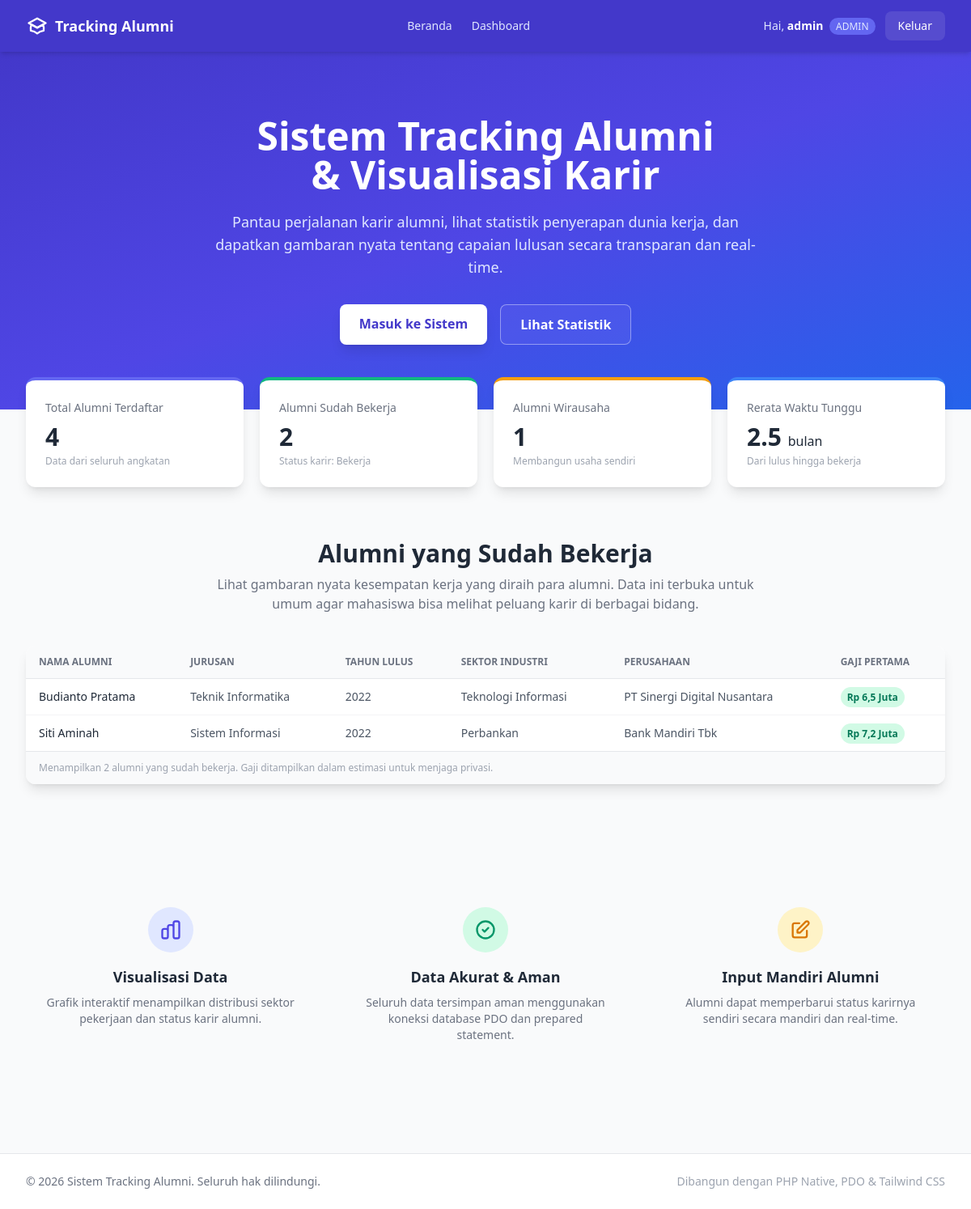
The page / (signed in) on the database its author committed.
### tables this page shows
CREATE TABLE tabel_karir (
    id INT(11) NOT NULL AUTO_INCREMENT,
    alumni_id INT(11) NOT NULL,
    status ENUM('Bekerja', 'Wirausaha', 'Kuliah', 'Mencari Kerja') NOT NULL,
    sektor_industri VARCHAR(100) DEFAULT NULL,
    nama_perusahaan VARCHAR(150) DEFAULT NULL,
    gaji_pertama DECIMAL(15,2) DEFAULT 0,
    waktu_tunggu_bulan INT(11) DEFAULT 0,
    updated_at TIMESTAMP NOT NULL DEFAULT CURRENT_TIMESTAMP ON UPDATE CURRENT_TIMESTAMP,
    PRIMARY KEY (id),
    UNIQUE KEY unique_alumni_karir (alumni_id),
    CONSTRAINT fk_karir_alumni
        FOREIGN KEY (alumni_id) REFERENCES tabel_alumni(id)
        ON DELETE CASCADE
        ON UPDATE CASCADE
);

CREATE TABLE tabel_alumni (
    id INT(11) NOT NULL AUTO_INCREMENT,
    user_id INT(11) NOT NULL,
    nim VARCHAR(20) NOT NULL UNIQUE,
    nama VARCHAR(100) NOT NULL,
    jurusan VARCHAR(100) NOT NULL,
    tahun_lulus YEAR NOT NULL,
    email VARCHAR(100) NOT NULL UNIQUE,
    created_at TIMESTAMP NOT NULL DEFAULT CURRENT_TIMESTAMP,
    PRIMARY KEY (id),
    CONSTRAINT fk_alumni_user
        FOREIGN KEY (user_id) REFERENCES tabel_users(id)
        ON DELETE CASCADE
        ON UPDATE CASCADE
);

### index.php (the view, shortened to what this page needs)
<?php
require_once __DIR__ . '/koneksi.php';
$totalAlumni = (int) $koneksi->query('SELECT COUNT(*) AS total FROM tabel_alumni')->fetch()['total'];
$totalBekerja = (int) $koneksi->query(
    "SELECT COUNT(*) AS total FROM tabel_karir WHERE status = 'Bekerja'"
)->fetch()['total'];
$totalWirausaha = (int) $koneksi->query(
    "SELECT COUNT(*) AS total FROM tabel_karir WHERE status = 'Wirausaha'"
)->fetch()['total'];
$rataTungguRow = $koneksi->query(
    "SELECT AVG(waktu_tunggu_bulan) AS rata FROM tabel_karir WHERE status = 'Bekerja'"
)->fetch();
$rataTunggu = $rataTungguRow['rata'] !== null ? round((float) $rataTungguRow['rata'], 1) : 0;
$stmtBekerja = $koneksi->query(
    "SELECT a.nama, a.jurusan, a.tahun_lulus, k.sektor_industri, k.nama_perusahaan, k.gaji_pertama
     FROM tabel_karir k
     INNER JOIN tabel_alumni a ON a.id = k.alumni_id
     WHERE k.status = 'Bekerja'
     ORDER BY k.updated_at DESC"
);
$alumniBekerja = $stmtBekerja->fetchAll();
function formatGajiSamar($gaji) {
    $gaji = (float) $gaji;
    $jutaan = $gaji / 1000000;
    return 'Rp ' . number_format($jutaan, 1, ',', '.') . ' Juta';
}
require_once __DIR__ . '/components/header.php';
?>
<header class="bg-gradient-to-br from-indigo-700 via-indigo-600 to-blue-600">
    <div class="max-w-7xl mx-auto px-4 sm:px-6 lg:px-8 py-20 text-center">
        <h1 class="text-3xl sm:text-5xl font-extrabold text-white leading-tight">
            Sistem Tracking Alumni <br class="hidden sm:block"> &amp; Visualisasi Karir
        </h1>
        <p class="mt-5 text-indigo-100 text-lg max-w-2xl mx-auto">
            Pantau perjalanan karir alumni, lihat statistik penyerapan dunia kerja,
            dan dapatkan gambaran nyata tentang capaian lulusan secara transparan dan real-time.
        </p>
        <div class="mt-8 flex justify-center gap-4">
            <a href="login.php" class="bg-white text-indigo-700 font-semibold px-6 py-3 rounded-lg shadow-lg hover:bg-indigo-50 transition">
                Masuk ke Sistem
            </a>
            <a href="#statistik" class="bg-indigo-500/30 text-white border border-white/40 font-semibold px-6 py-3 rounded-lg hover:bg-indigo-500/50 transition">
                Lihat Statistik
            </a>
        </div>
    </div>
</header>
<main>
    <section id="statistik" class="max-w-7xl mx-auto px-4 sm:px-6 lg:px-8 -mt-10 relative z-10">
        <div class="grid grid-cols-1 sm:grid-cols-2 lg:grid-cols-4 gap-5">
            <div class="bg-white rounded-xl shadow-lg p-6 border-t-4 border-indigo-500">
                <p class="text-sm text-gray-500 font-medium">Total Alumni Terdaftar</p>
                <p class="text-3xl font-bold text-gray-800 mt-2"><?php echo number_format($totalAlumni, 0, ',', '.'); ?></p>
                <p class="text-xs text-gray-400 mt-1">Data dari seluruh angkatan</p>
            </div>
            <div class="bg-white rounded-xl shadow-lg p-6 border-t-4 border-emerald-500">
                <p class="text-sm text-gray-500 font-medium">Alumni Sudah Bekerja</p>
                <p class="text-3xl font-bold text-gray-800 mt-2"><?php echo number_format($totalBekerja, 0, ',', '.'); ?></p>
                <p class="text-xs text-gray-400 mt-1">Status karir: Bekerja</p>
            </div>
            <div class="bg-white rounded-xl shadow-lg p-6 border-t-4 border-amber-500">
                <p class="text-sm text-gray-500 font-medium">Alumni Wirausaha</p>
                <p class="text-3xl font-bold text-gray-800 mt-2"><?php echo number_format($totalWirausaha, 0, ',', '.'); ?></p>
                <p class="text-xs text-gray-400 mt-1">Membangun usaha sendiri</p>
            </div>
            <div class="bg-white rounded-xl shadow-lg p-6 border-t-4 border-blue-500">
                <p class="text-sm text-gray-500 font-medium">Rerata Waktu Tunggu</p>
                <p class="text-3xl font-bold text-gray-800 mt-2"><?php echo $rataTunggu; ?> <span class="text-base font-medium">bulan</span></p>
                <p class="text-xs text-gray-400 mt-1">Dari lulus hingga bekerja</p>
            </div>
        </div>
    </section>
    <section class="max-w-7xl mx-auto px-4 sm:px-6 lg:px-8 py-16">
        <div class="text-center mb-10">
            <h2 class="text-2xl sm:text-3xl font-bold text-gray-800">Alumni yang Sudah Bekerja</h2>
            <p class="text-gray-500 mt-2 max-w-2xl mx-auto">
                Lihat gambaran nyata kesempatan kerja yang diraih para alumni. Data ini terbuka untuk umum
                agar mahasiswa bisa melihat peluang karir di berbagai bidang.
            </p>
        </div>
        <div class="bg-white rounded-xl shadow-lg overflow-hidden">
            <div class="overflow-x-auto">
                <table class="w-full text-sm text-left">
                    <thead>
                        <tr class="bg-gray-50 border-b border-gray-200 text-gray-500 uppercase text-xs">
                            <th class="py-3 px-4">Nama Alumni</th>
                            <th class="py-3 px-4">Jurusan</th>
                            <th class="py-3 px-4">Tahun Lulus</th>
                            <th class="py-3 px-4">Sektor Industri</th>
                            <th class="py-3 px-4">Perusahaan</th>
                            <th class="py-3 px-4">Gaji Pertama</th>
                        </tr>
                    </thead>
                    <tbody class="divide-y divide-gray-100">
                        <?php if (count($alumniBekerja) > 0): ?>
                            <?php foreach ($alumniBekerja as $row): ?>
                                <tr class="hover:bg-gray-50">
                                    <td class="py-3 px-4 font-medium text-gray-800"><?php echo htmlspecialchars($row['nama']); ?></td>
                                    <td class="py-3 px-4 text-gray-600"><?php echo htmlspecialchars($row['jurusan']); ?></td>
                                    <td class="py-3 px-4 text-gray-600"><?php echo htmlspecialchars((string) $row['tahun_lulus']); ?></td>
                                    <td class="py-3 px-4 text-gray-600"><?php echo htmlspecialchars($row['sektor_industri'] ?? '-'); ?></td>
                                    <td class="py-3 px-4 text-gray-600"><?php echo htmlspecialchars($row['nama_perusahaan'] ?? '-'); ?></td>
                                    <td class="py-3 px-4">
                                        <span class="px-2 py-1 bg-emerald-100 text-emerald-700 rounded-full text-xs font-semibold">
                                            <?php echo htmlspecialchars(formatGajiSamar($row['gaji_pertama'])); ?>
                                        </span>
                                    </td>
                                </tr>
                            <?php endforeach; ?>
                        <?php else: ?>
                            <tr>
                                <td colspan="6" class="py-8 text-center text-gray-400">Belum ada data alumni yang bekerja.</td>
                            </tr>
                        <?php endif; ?>
                    </tbody>
                </table>
            </div>
            <div class="px-4 py-3 bg-gray-50 border-t border-gray-200 text-xs text-gray-400">
                Menampilkan <?php echo count($alumniBekerja); ?> alumni yang sudah bekerja. Gaji ditampilkan dalam estimasi untuk menjaga privasi.
            </div>
        </div>
    </section>
    <section class="max-w-7xl mx-auto px-4 sm:px-6 lg:px-8 py-16">
        <div class="grid grid-cols-1 md:grid-cols-3 gap-8 text-center">
            <div class="p-6">
                <div class="w-14 h-14 bg-indigo-100 text-indigo-600 rounded-full flex items-center justify-center mx-auto mb-4">
                </div>
                <h3 class="font-semibold text-gray-800 text-lg">Visualisasi Data</h3>
                <p class="text-gray-500 text-sm mt-2">Grafik interaktif menampilkan distribusi sektor pekerjaan dan status karir alumni.</p>
            </div>
            <div class="p-6">
                <div class="w-14 h-14 bg-emerald-100 text-emerald-600 rounded-full flex items-center justify-center mx-auto mb-4">
                    <svg xmlns="http://www.w3.org/2000/svg" class="h-7 w-7" fill="none" viewBox="0 0 24 24" stroke="currentColor">
                        <path stroke-linecap="round" stroke-linejoin="round" stroke-width="2" d="M9 12l2 2 4-4m6 2a9 9 0 11-18 0 9 9 0 0118 0z" />
                    </svg>
                </div>
                <h3 class="font-semibold text-gray-800 text-lg">Data Akurat &amp; Aman</h3>
                <p class="text-gray-500 text-sm mt-2">Seluruh data tersimpan aman menggunakan koneksi database PDO dan prepared statement.</p>
            </div>
            <div class="p-6">
                <div class="w-14 h-14 bg-amber-100 text-amber-600 rounded-full flex items-center justify-center mx-auto mb-4">
                    <svg xmlns="http://www.w3.org/2000/svg" class="h-7 w-7" fill="none" viewBox="0 0 24 24" stroke="currentColor">
                        <path stroke-linecap="round" stroke-linejoin="round" stroke-width="2" d="M11 5H6a2 2 0 00-2 2v11a2 2 0 002 2h11a2 2 0 002-2v-5m-1.414-9.414a2 2 0 112.828 2.828L11.828 15H9v-2.828l8.586-8.586z" />
                    </svg>
                </div>
                <h3 class="font-semibold text-gray-800 text-lg">Input Mandiri Alumni</h3>
                <p class="text-gray-500 text-sm mt-2">Alumni dapat memperbarui status karirnya sendiri secara mandiri dan real-time.</p>
            </div>
        </div>
    </section>
</main>
<?php require_once __DIR__ . '/components/footer.php'; ?>

### components/header.php (style rules this page uses)
body { font-family: 'Segoe UI', Tahoma, Geneva, Verdana, sans-serif; }

### rows shown on the page
tabel_karir: alumni.nama "Budianto Pratama", alumni.jurusan "Teknik Informatika", alumni.tahun_lulus "2022", sektor_industri "Teknologi Informasi", nama_perusahaan "PT Sinergi Digital Nusantara", gaji_pertama "Rp 6,5 Juta"
tabel_karir: alumni.nama "Siti Aminah", alumni.jurusan "Sistem Informasi", alumni.tahun_lulus "2022", sektor_industri "Perbankan", nama_perusahaan "Bank Mandiri Tbk", gaji_pertama "Rp 7,2 Juta"

### other values the page prints
$_SESSION['username'] "admin"
$_SESSION['role'] "ADMIN"
$totalAlumni "4"
$totalBekerja "2"
$totalWirausaha "1"
$rataTunggu "2.5"
count($alumniBekerja) "2"
